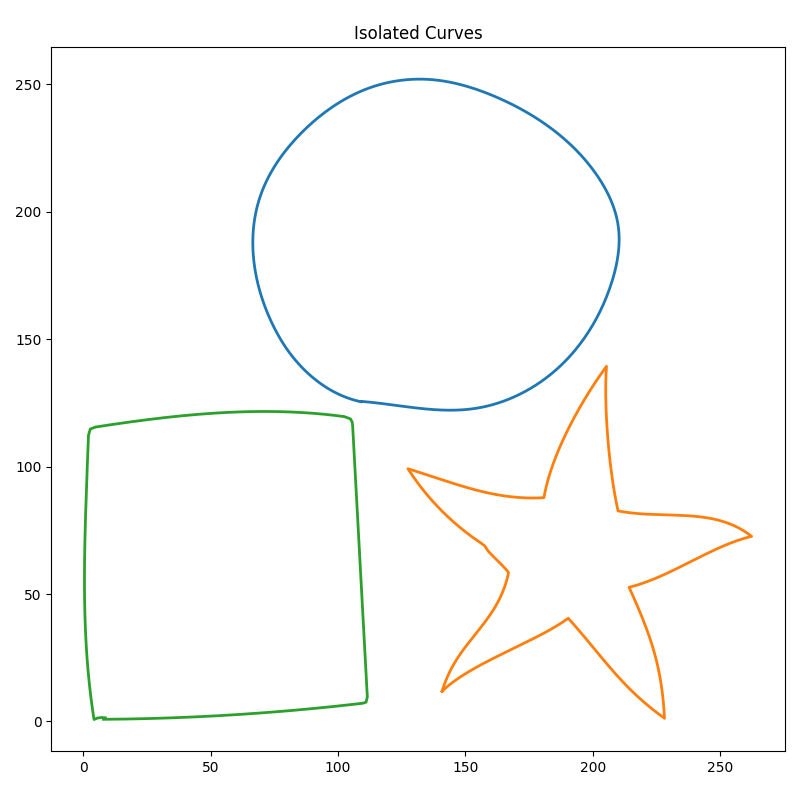
#> input picture regularize_curves/isolated_plot.png, 800 x 800 px
$ jupyter execute temp.ipynb
#> lines starting #> are read from the running program, lines starting #| are printed output that depends on the picture; after the words box and inside, x2 and y2 are one past the last pixel; in counts of white or black regions, pixels touching at a corner belong together
[cell 1]
import cv2
import matplotlib.pyplot as plt
import numpy as np

# reading the image
img = cv2.imread('isolated_plot.png')
#> img is the input picture: shape (800, 800, 3); mean B, G, R 250.3, 251.3, 251.1

# converting the image to grayscale
gray = cv2.cvtColor(img, cv2.COLOR_BGR2GRAY)
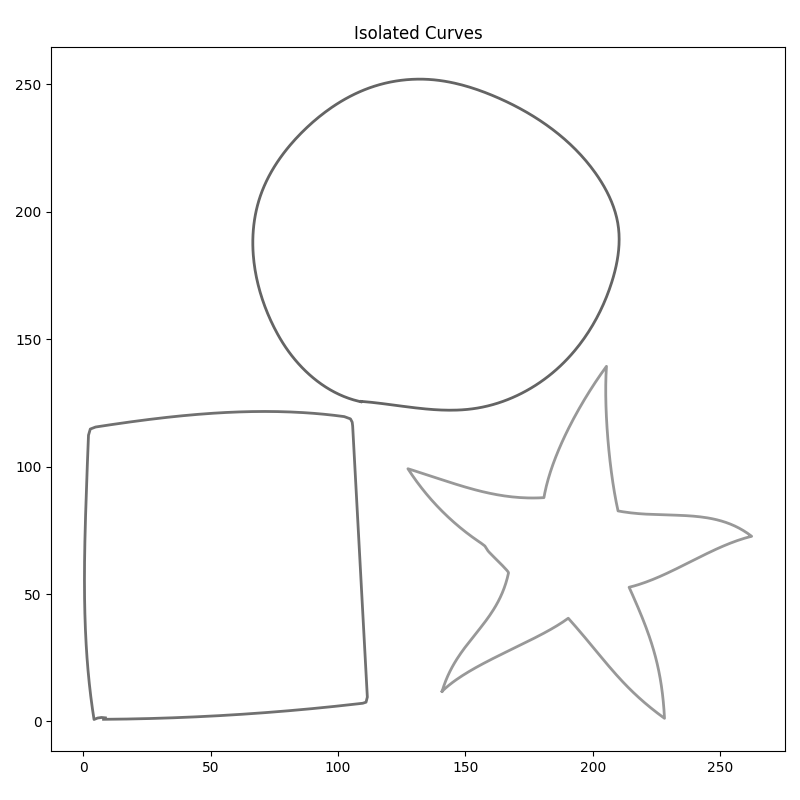
#> gray: shape (800, 800); min 0, max 255, mean 251.1

# applying the thresholding
_, threshold = cv2.threshold(gray, 127, 255, cv2.THRESH_BINARY)
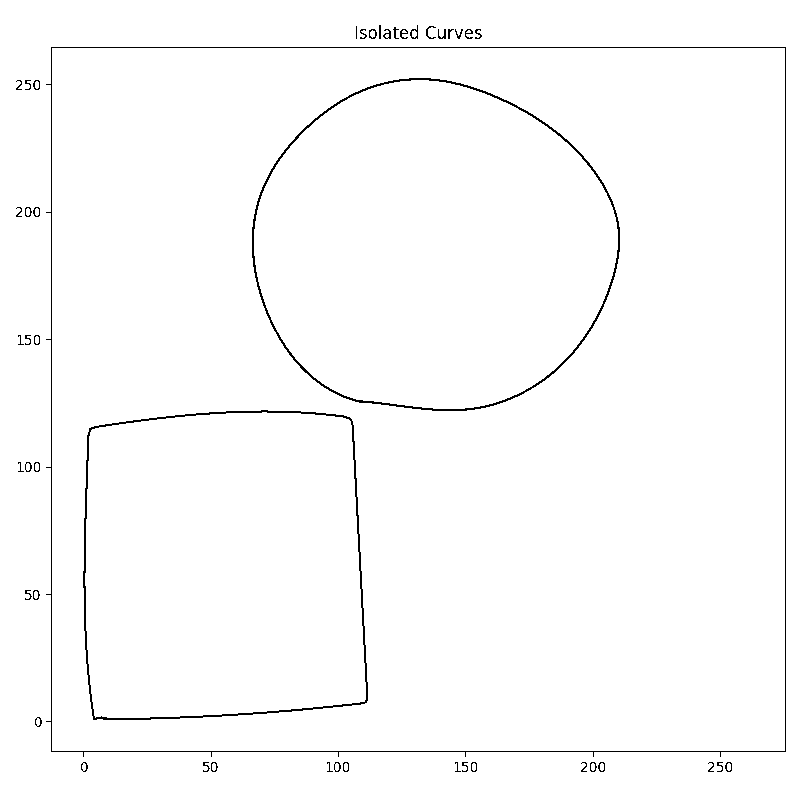
#> threshold: shape (800, 800); 98.6% white; black in thin lines or dots, all inside (x1, y1, x2, y2) = (16, 25, 786, 772)

# finding the contours
contour, _ = cv2.findContours(threshold, cv2.RETR_TREE, cv2.CHAIN_APPROX_SIMPLE)
#> contour = 75 contours, 22 with area under 20; largest, box (x1, y1, x2, y2) and area: (0, 0, 800, 800) 638401, (45, 46, 787, 758) 519722, (52, 48, 785, 751) 513864, (251, 77, 621, 412) 96330, (254, 80, 618, 409) 92956
i=0

# list for storing the names of all the shapes

for cnt in contour:
    if i==0:
        i+=1
        continue

    approx = cv2.approxPolyDP(
        cnt, 0.01*cv2.arcLength(cnt, True), True)

    #drawcontours function
    cv2.drawContours(img, [approx], 0, (0, 0, 255), 5)

    # Finding the center point of the shape
    M = cv2.moments(cnt)

    if M['m00'] != 0.0:
        x = int(M['m10']/M['m00'])
        y = int(M['m01']/M['m00'])

    # putting the names of the shapes at the center of the shapes

    if len(approx) == 3:
        cv2.putText(img, 'Triangle', (x, y),
                    cv2.FONT_HERSHEY_SIMPLEX, 0.5, (255, 255, 255), 2)
    elif len(approx) == 4:
        cv2.putText(img, 'Rectangle', (x, y),
                    cv2.FONT_HERSHEY_SIMPLEX, 0.5, (255, 255, 255), 2)
    elif len(approx) == 5:
        cv2.putText(img, 'Pentagon', (x, y),
                    cv2.FONT_HERSHEY_SIMPLEX, 0.5, (255, 255, 255), 2)
    elif len(approx) == 6:
        cv2.putText(img, 'Hexagon', (x, y),
                    cv2.FONT_HERSHEY_SIMPLEX, 0.5, (255, 255, 255), 2)
    else:
        cv2.putText(img, 'Circle', (x, y),
                    cv2.FONT_HERSHEY_SIMPLEX, 0.5, (255, 255, 255), 2)
#> this loop made 75 passes
#> (approx, x, y) on passes 3, 4, 41, 47, 52, 53, 55: ([[707, 763], [708, 762], [709, 763], [708, 764]], 708, 763), ([[580, 763], [581, 762], [582, 763], [581, 764]], 581, 763), ([[15, 208], [16, 207], [17, 208], [16, 209]], 16, 208), ([[15, 81], [16, 80], [17, 81], [16, 82]], 16, 81), ([[50, 47], [785, 46], [786, 751], [51, 752]], 417, 399), ([[52, 48], [52, 750], [784, 750], [784, 48]], 418, 399), ([[348, 419], [91, 430], [95, 717], [364, 701]], 222, 565)
#> (x, y) on passes 2, 5, 6, 7, 8, 9: (334, 766), (81, 766), (728, 766), (728, 766), (719, 766), (710, 766)
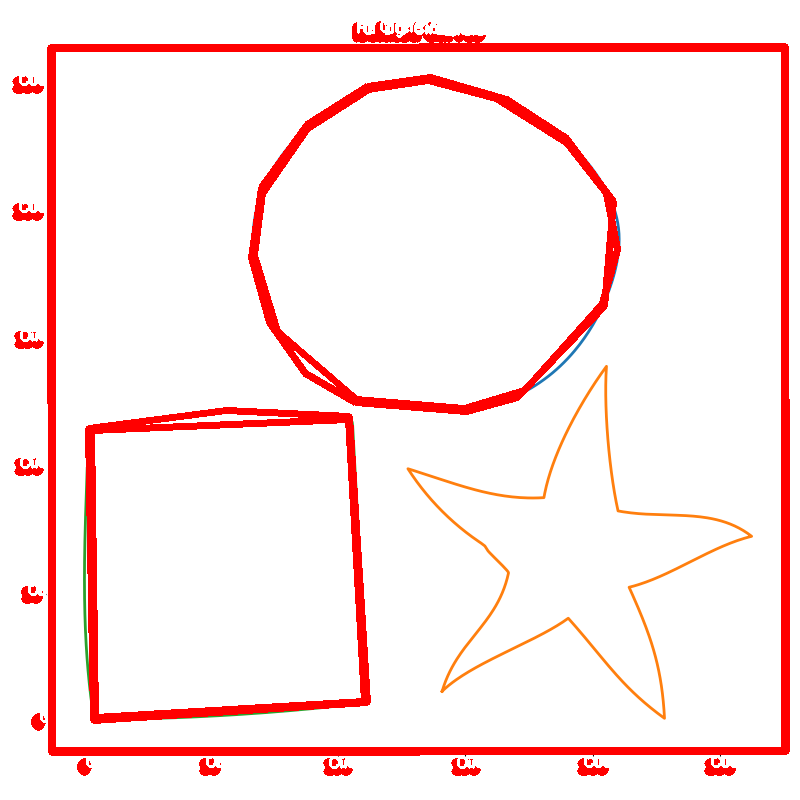
#> img: shape (800, 800, 3); 8.17% of pixels changed, all inside (x1, y1, x2, y2) = (12, 21, 790, 776)
#> after the loop, i = 1

# displaying the image
cv2.imshow('shapes', img)
cv2.waitKey(0)
cv2.destroyAllWindows()
